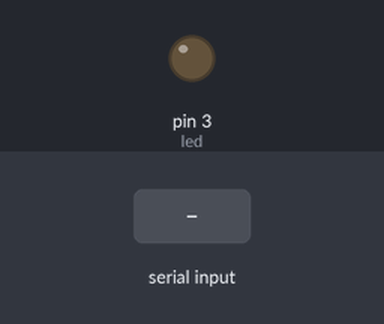
Bench run of a sketch on a simulated Arduino Uno, built with avr-gcc and run on an emulated ATmega328P. Parts: output pins drawn as LEDs (lit = HIGH). The inputs (shaded band) are chosen by the test bench.

Above: at 1.2 s.
1.3 s: byte 30 received over Serial
At 2.5 s:
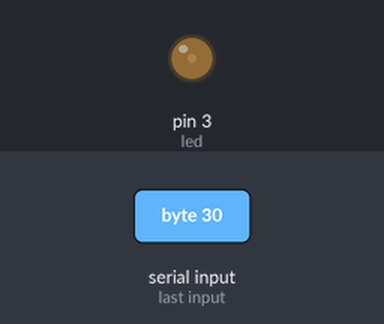
2.8 s: byte 90 received over Serial
At 3.8 s:
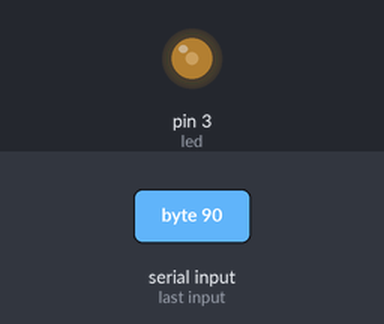
Timing chart, 0 to 5.8 s (numbered marks = the images above; inputs shaded):
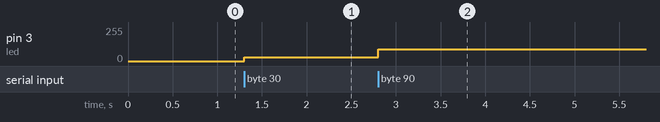

Measured:
- after the input at 1.3 s, pin 3 (led): 0/255 → 30/255 at once
- after the input at 2.8 s, pin 3 (led): 30/255 → 90/255 at once

The sketch:

esclavo.ino
```cpp
int led = 3;
int pwm;

void setup() {
  // put your setup code here, to run once:
  Serial.begin(9600);
  pinMode(led, OUTPUT);
}

void loop() {
  // put your main code here, to run repeatedly:
  if(Serial.available())
  {
    pwm = Serial.read();
    analogWrite(led, pwm);
  }
}
```
